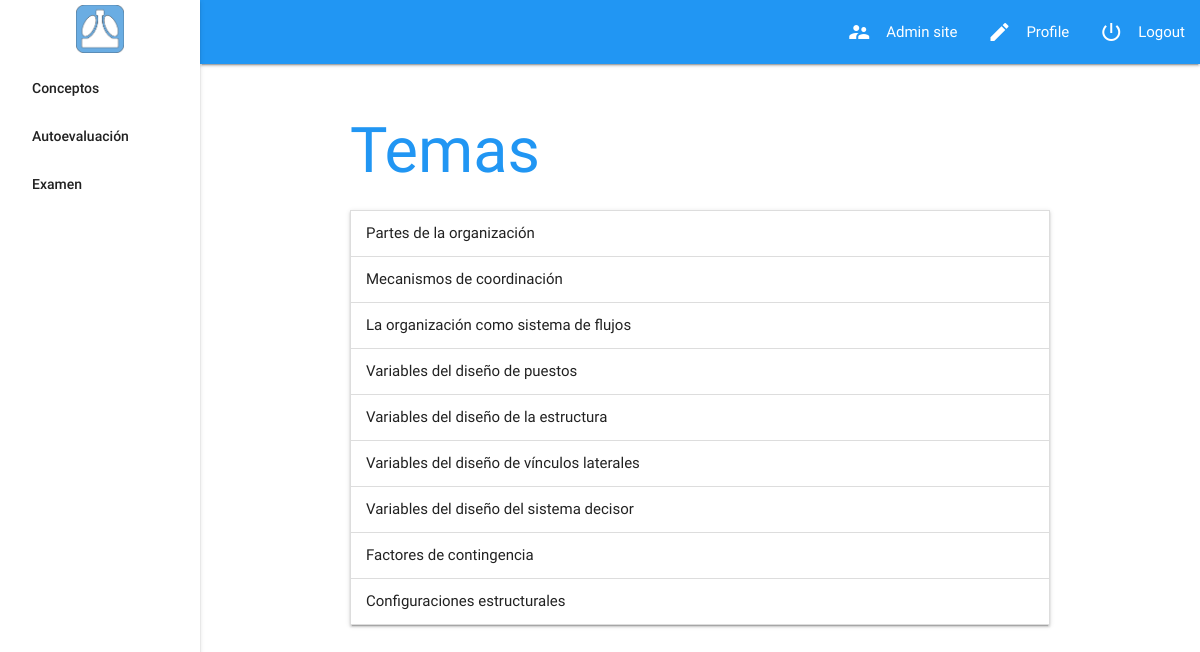
/datareader/concept (signed in), run on an earlier commit of the app's database.
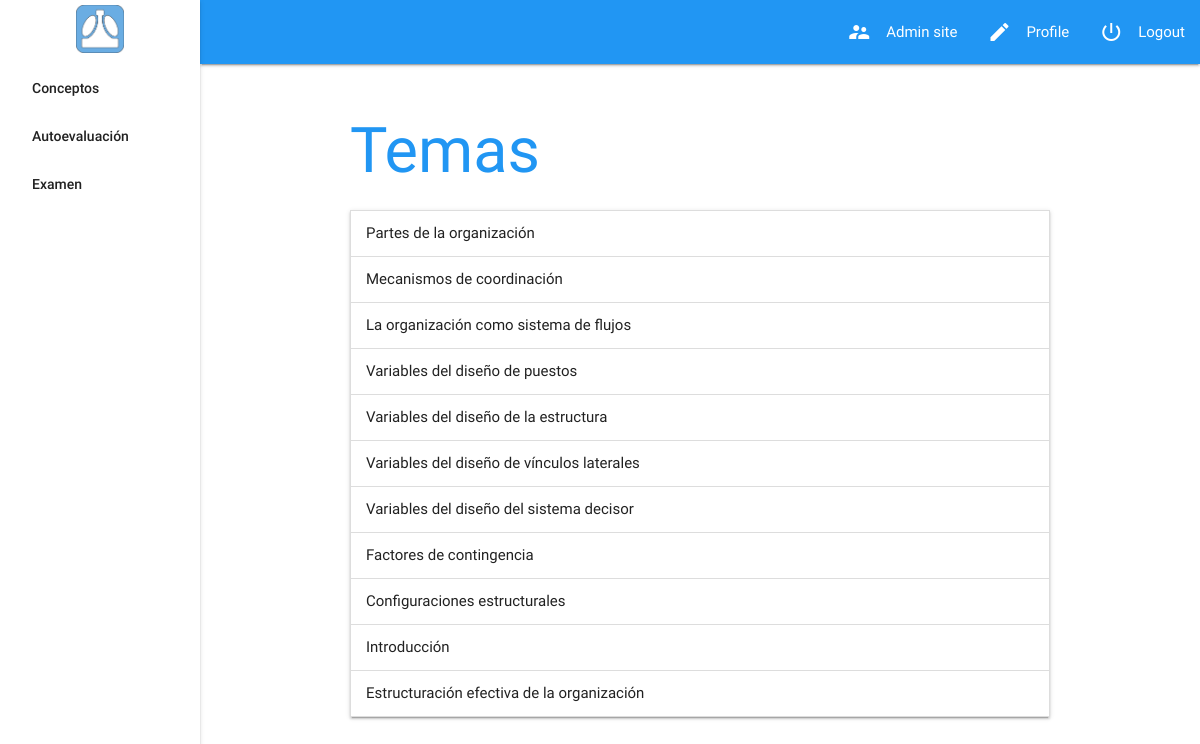
And on a later commit of the database.
### datareader/models.py (models this page shows)
class Topic(models.Model):
    name = models.CharField(max_length=100)

### datareader/views.py (the view)
# urls.py: url(r'concept$', views.concept, name='concept'),
@login_required()
def concept(request):
    topic_list = []
    for i in range(0,len(Topic.objects.all())):
        topic_list.append({
            "name" : Topic.objects.all()[i].name,
            "subtopics" : []
        })
        for j in range(0,len( SubTopic.objects.filter(topic=Topic.objects.all()[i]) )):
            topic_list[i]["subtopics"].append({
                "name" : SubTopic.objects.filter(topic=Topic.objects.all()[i])[j].name,
                "concepts" : Concept.objects.filter(subtopic=SubTopic.objects.filter(topic=Topic.objects.all()[i])[j])
            })
    context = {
        'topic_list' : topic_list
    }
    return render(request, 'datareader/concepts.html', context)

### templates/datareader/concepts.html (shortened to what this page needs)
    {% extends 'index.html' %}
    {% block content %}
    <h1 class="blue-text darken-4">Temas</h1>
    <ul class="collapsible concept-list-wrapper" data-collapsible="accordion">
    {% for topic in topic_list %}
        <li>
            <div class="collapsible-header">{{ topic.name }}</div>
        </li>
    {% endfor %}
    </ul>
    {% endblock content %}

What changed in the data, as far as the page shows it:
added Topic: name "Introducción"
added Topic: name "Estructuración efectiva de la organización"
